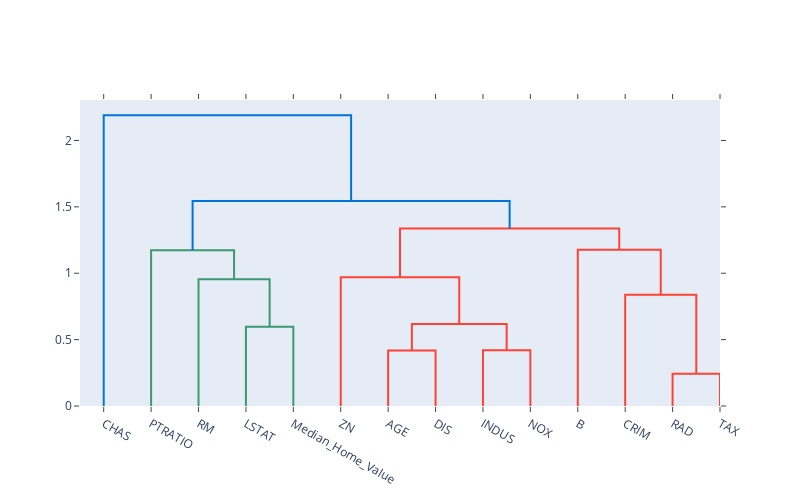

Source (notebook cell):
### Code cell
fig = ff.create_dendrogram(
    1 - np.abs(boston_df.corr()), 
    labels = boston_df.columns
)
fig.update_layout(width=800, height=500)
fig.show()

### Figure 1 — Plotly figure (JSON) as saved in the notebook; plotly's stock layout.template omitted (floating-point values rounded to 4 significant figures)
{"data": [{"hoverinfo": "text", "marker": {"color": "rgb(61,153,112)"}, "mode": "lines", "type": "scatter", "x": [35, 35, 45, 45], "xaxis": "x", "y": [0, 0.5962, 0.5962, 0], "yaxis": "y"}, {"hoverinfo": "text", "marker": {"color": "rgb(61,153,112)"}, "mode": "lines", "type": "scatter", "x": [25, 25, 40, 40], "xaxis": "x", "y": [0, 0.9541, 0.9541, 0.5962], "yaxis": "y"}, {"hoverinfo": "text", "marker": {"color": "rgb(61,153,112)"}, "mode": "lines", "type": "scatter", "x": [15, 15, 32.5, 32.5], "xaxis": "x", "y": [0, 1.173, 1.173, 0.9541], "yaxis": "y"}, {"hoverinfo": "text", "marker": {"color": "rgb(255,65,54)"}, "mode": "lines", "type": "scatter", "x": [65, 65, 75, 75], "xaxis": "x", "y": [0, 0.4175, 0.4175, 0], "yaxis": "y"}, {"hoverinfo": "text", "marker": {"color": "rgb(255,65,54)"}, "mode": "lines", "type": "scatter", "x": [85, 85, 95, 95], "xaxis": "x", "y": [0, 0.4207, 0.4207, 0], "yaxis": "y"}, {"hoverinfo": "text", "marker": {"color": "rgb(255,65,54)"}, "mode": "lines", "type": "scatter", "x": [70, 70, 90, 90], "xaxis": "x", "y": [0.4175, 0.6173, 0.6173, 0.4207], "yaxis": "y"}, {"hoverinfo": "text", "marker": {"color": "rgb(255,65,54)"}, "mode": "lines", "type": "scatter", "x": [55, 55, 80, 80], "xaxis": "x", "y": [0, 0.9706, 0.9706, 0.6173], "yaxis": "y"}, {"hoverinfo": "text", "marker": {"color": "rgb(255,65,54)"}, "mode": "lines", "type": "scatter", "x": [125, 125, 135, 135], "xaxis": "x", "y": [0, 0.2434, 0.2434, 0], "yaxis": "y"}, {"hoverinfo": "text", "marker": {"color": "rgb(255,65,54)"}, "mode": "lines", "type": "scatter", "x": [115, 115, 130, 130], "xaxis": "x", "y": [0, 0.8378, 0.8378, 0.2434], "yaxis": "y"}, {"hoverinfo": "text", "marker": {"color": "rgb(255,65,54)"}, "mode": "lines", "type": "scatter", "x": [105, 105, 122.5, 122.5], "xaxis": "x", "y": [0, 1.177, 1.177, 0.8378], "yaxis": "y"}, {"hoverinfo": "text", "marker": {"color": "rgb(255,65,54)"}, "mode": "lines", "type": "scatter", "x": [67.5, 67.5, 113.8, 113.8], "xaxis": "x", "y": [0.9706, 1.338, 1.338, 1.177], "yaxis": "y"}, {"hoverinfo": "text", "marker": {"color": "rgb(0,116,217)"}, "mode": "lines", "type": "scatter", "x": [23.75, 23.75, 90.62, 90.62], "xaxis": "x", "y": [1.173, 1.544, 1.544, 1.338], "yaxis": "y"}, {"hoverinfo": "text", "marker": {"color": "rgb(0,116,217)"}, "mode": "lines", "type": "scatter", "x": [5, 5, 57.19, 57.19], "xaxis": "x", "y": [0, 2.19, 2.19, 1.544], "yaxis": "y"}], "layout": {"autosize": false, "height": 500, "hovermode": "closest", "showlegend": false, "width": 800, "xaxis": {"autorange": true, "mirror": "allticks", "range": [0, 135], "rangemode": "tozero", "showgrid": false, "showline": true, "showticklabels": true, "tickmode": "array", "ticks": "outside", "ticktext": ["CHAS", "PTRATIO", "RM", "LSTAT", "Median_Home_Value", "ZN", "AGE", "DIS", "INDUS", "NOX", "B", "CRIM", "RAD", "TAX"], "tickvals": [5, 15, 25, 35, 45, 55, 65, 75, 85, 95, 105, 115, 125, 135], "type": "linear", "zeroline": false}, "yaxis": {"autorange": true, "mirror": "allticks", "range": [0, 2.305], "rangemode": "tozero", "showgrid": false, "showline": true, "showticklabels": true, "ticks": "outside", "type": "linear", "zeroline": false}}}
